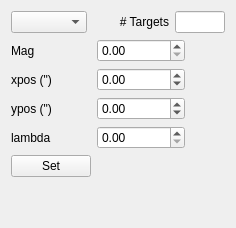
       <widget class="QWidget" name="tab_5">
        <attribute name="title">
         <string>Target</string>
        </attribute>
        <layout class="QVBoxLayout" name="verticalLayout_17">
         <item>
          <layout class="QHBoxLayout" name="horizontalLayout_12">
           <property name="sizeConstraint">
            <enum>QLayout::SetDefaultConstraint</enum>
           </property>
           <item>
            <widget class="QComboBox" name="wao_selectTarget"/>
           </item>
           <item>
            <widget class="QLabel" name="label_57">
             <property name="text">
              <string># Targets</string>
             </property>
             <property name="alignment">
              <set>Qt::AlignRight|Qt::AlignTrailing|Qt::AlignVCenter</set>
             </property>
            </widget>
           </item>
           <item>
            <widget class="QLineEdit" name="wao_numberofTargets">
             <property name="maximumSize">
              <size>
               <width>50</width>
               <height>16777215</height>
              </size>
             </property>
             <property name="readOnly">
              <bool>true</bool>
             </property>
            </widget>
           </item>
          </layout>
         </item>
         <item>
          <layout class="QHBoxLayout" name="horizontalLayout_11">
           <item>
            <layout class="QGridLayout" name="gridLayout_9">
             <item row="1" column="0">
              <widget class="QLabel" name="label_54">
               <property name="text">
                <string>xpos (&quot;)</string>
               </property>
              </widget>
             </item>
             <item row="3" column="0">
              <widget class="QLabel" name="label_56">
               <property name="text">
                <string>lambda</string>
               </property>
              </widget>
             </item>
             <item row="4" column="0">
              <widget class="QPushButton" name="wao_setTarget">
               <property name="text">
                <string>Set</string>
               </property>
              </widget>
             </item>
             <item row="2" column="0">
              <widget class="QLabel" name="label_55">
               <property name="text">
                <string>ypos (&quot;)</string>
               </property>
              </widget>
             </item>
             <item row="0" column="0">
              <widget class="QLabel" name="label_53">
               <property name="text">
                <string>Mag</string>
               </property>
              </widget>
             </item>
             <item row="0" column="1">
              <widget class="QDoubleSpinBox" name="wao_targetMag"/>
             </item>
             <item row="1" column="1">
              <widget class="QDoubleSpinBox" name="wao_targetXpos">
               <property name="minimum">
                <double>-100000.000000000000000</double>
               </property>
               <property name="maximum">
                <double>10000.989999999999782</double>
               </property>
              </widget>
             </item>
             <item row="2" column="1">
              <widget class="QDoubleSpinBox" name="wao_targetYpos">
               <property name="minimum">
                <double>-100000.000000000000000</double>
               </property>
               <property name="maximum">
                <double>100000.990000000005239</double>
               </property>
              </widget>
             </item>
             <item row="3" column="1">
              <widget class="QDoubleSpinBox" name="wao_targetLambda"/>
             </item>
            </layout>
           </item>
           <item>
            <spacer name="horizontalSpacer">
             <property name="orientation">
              <enum>Qt::Horizontal</enum>
             </property>
             <property name="sizeHint" stdset="0">
              <size>
               <width>40</width>
               <height>20</height>
              </size>
             </property>
            </spacer>
           </item>
          </layout>
         </item>
         <item>
          <spacer name="verticalSpacer_4">
           <property name="orientation">
            <enum>Qt::Vertical</enum>
           </property>
           <property name="sizeHint" stdset="0">
            <size>
             <width>20</width>
             <height>40</height>
            </size>
           </property>
          </spacer>
         </item>
        </layout>
       </widget>
